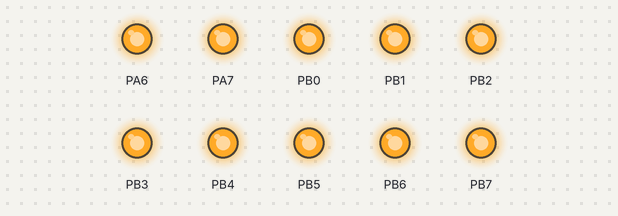
Simulated run of this program. Board: ATmega32, built with avr-gcc and emulated at 16 MHz. Shown: output pins drawn as LEDs (lit = HIGH).

Above: at 0.2 s.
At 11.0 s:
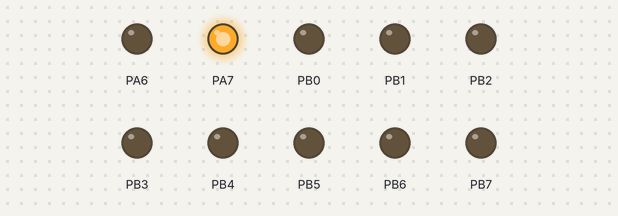
At 12.19 s:
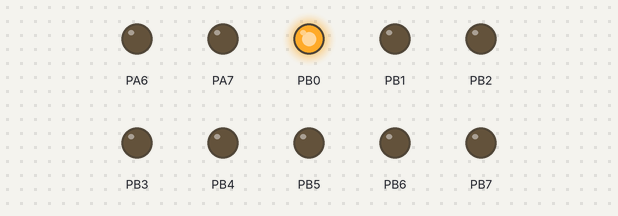
At 15.28 s:
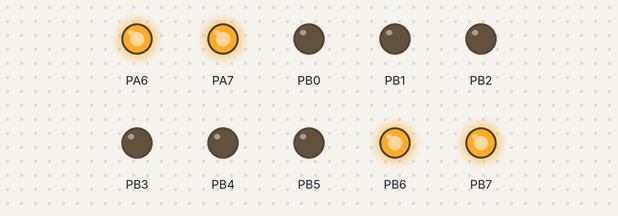
At 15.58 s:
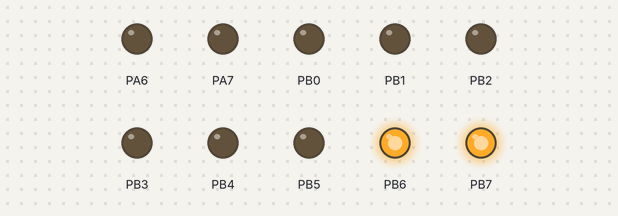
At 20.0 s:
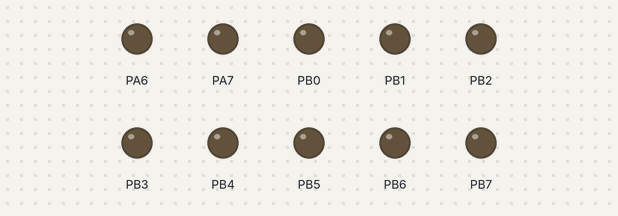
Timing chart, 0 to 21.2 s (numbered marks = the images above):
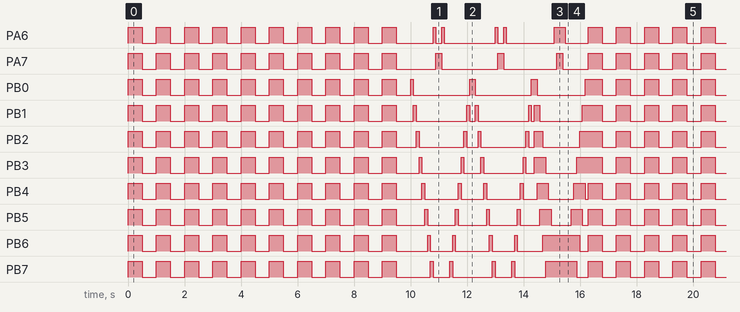

Measured:
- by itself, PA6, PA7, PB0–7: moves between LOW and HIGH, repeating every 16.3 s
- by itself, everything shown: repeats every 16.3 s, in 76 steps

The program:

main.c
```c
/*
 * led_interfacing.c
 *
 *
 * Author : kirolos Emad Awni
 */
#include "STD_TYPE.h"
#include "DIO_reg.h"
#include "DIO_interface.h"
#define F_CPU 16000000UL
#include <util/delay.h>


// Define the number of LEDs
#define NUM_LEDS 10

// Define ports and pins for the LEDs
#define LED_PORT DIO_PORTB
#define LED_PORT_A DIO_PORTA
#define LED_PORT_B DIO_PORTB
void flash_leds();
void shift_left();
void shift_right();
void ping_pong();
void snake_effect();

int main(void)
{
	// Set all LED pins to output
	DIO_voidSetPortDir(LED_PORT, 0xFF); // Set entire port to output
	DIO_voidSetPortDir(DIO_PORTA, 0b11000000);
	while (1)
	{
		flash_leds();
		shift_left();
		shift_right();
		ping_pong();
		snake_effect();
	}
}

void flash_leds()
{
	for (int i = 0; i < 10; i++) {
		DIO_voidSetPortVal(LED_PORT, 0xFF);
		DIO_voidSetPortVal(DIO_PORTA, 0b11000000); // Turn all LEDs on
		_delay_ms(500);
		DIO_voidSetPortVal(LED_PORT, 0x00);
		DIO_voidSetPortVal(DIO_PORTA, 0x00); // Turn all LEDs off
		_delay_ms(500);
	}
}

void shift_left()
{
	for (u8 i = 0; i < 8; i++) {
		DIO_voidSetPortVal(LED_PORT, (1 << i)); // Shift left
		_delay_ms(100);
	}
	DIO_voidSetPortVal(LED_PORT, 0b00000000);
	DIO_voidSetPortVal(DIO_PORTA, 0b01000000);
	_delay_ms(100);
	DIO_voidSetPortVal(DIO_PORTA, 0b10000000);
	_delay_ms(100);
	DIO_voidSetPortVal(DIO_PORTA, 0b00000000);
}

void shift_right()
{
	DIO_voidSetPortVal(DIO_PORTA, 0b10000000);
	_delay_ms(100);
	DIO_voidSetPortVal(DIO_PORTA, 0b01000000);
	_delay_ms(90);
	DIO_voidSetPortVal(DIO_PORTA, 0b00000000);
	for (int i = 0; i < 10; i++) {
		DIO_voidSetPortVal(LED_PORT, (1 << (NUM_LEDS - 1 - i))); // Shift right
		_delay_ms(100);
	}

	DIO_voidSetPortVal(LED_PORT,0b00000000);
}

void ping_pong()
{
	shift_left();
	shift_right();
}

void snake_effect()
{
	u16 snake = 0b1111; // 4-LED snake
	for (int i = 0; i <= NUM_LEDS - 4; i++) {
		DIO_voidSetPortVal(LED_PORT, (snake << i)); // Shift snake left
		_delay_ms(100);
	}
	 DIO_voidSetPinVal(DIO_PORTA,DIO_PIN6,HIGH);
	 _delay_ms(100);
	  DIO_voidSetPinVal(DIO_PORTA,DIO_PIN7,HIGH);
	  _delay_ms(200);
	  DIO_voidSetPinVal(DIO_PORTA,DIO_PIN7,LOW);
	  _delay_ms(100);
	  DIO_voidSetPinVal(DIO_PORTA,DIO_PIN6,LOW);
	  _delay_ms(100);
	for (int i = NUM_LEDS - 4; i >= 0; i--) {
		DIO_voidSetPortVal(LED_PORT, (snake << i)); // Shift snake right
		_delay_ms(100);
	}
}
```

STD_TYPE.h
```c
#ifndef STD_TYPE_H_
#define STD_TYPE_H_

/* only postive data  */

typedef unsigned char             u8  ;
typedef unsigned short int       u16  ;
typedef unsigned  int            u32  ;
typedef unsigned long long int   u64  ;
/* postive data & negative data */

typedef signed char            s8  ;
typedef signed short int       s16  ;
typedef signed long  int            s32  ;
typedef signed long long int   s64  ;

/* floating data type  */
typedef  float   f32  ;
typedef  double   f64  ;

/*boolan*/
typedef enum {False, True}BOOL ;


#endif 
```

BIT_MATH.h
```c
#ifndef BIT_MATH_H
#define BIT_MATH_H

#define SET_BIT(REG,BIT)    (REG|=1<<BIT)
#define CLR_BIT(REG,BIT)    (REG&=~(1<<BIT))
#define TOGGLE_BIT(REG,BIT) (REG^=1<<BIT)
#define GET_BIT(REG,BIT)    ((REG>>BIT) & 0x01)


#endif 
```

DIO_interface.h
```c
/*
 * DIO_interface.h
 *
 * Created: 23/02/2024 21:05:33
 *  Author: AMIT
 */


#ifndef DIO_INTERFACE_H_
#define DIO_INTERFACE_H_


/*pin dir */

#define  OUTPUT     1
#define  INPUT      0

/*pin VALUE */

#define  HIGH     1
#define  LOW      0

/* ports */

#define  DIO_PORTA   0
#define  DIO_PORTB   1
#define  DIO_PORTC   2
#define  DIO_PORTD   3
/*PINS */


#define DIO_PIN0      0
#define DIO_PIN1      1
#define DIO_PIN2      2
#define DIO_PIN3      3
#define DIO_PIN4      4
#define DIO_PIN5      5
#define DIO_PIN6      6
#define DIO_PIN7      7
/*****************************************************************************
* Function Name: DIO_void_SetPinDir
* Purpose      : set pin dir (OUTPUT , INPUT)
* Parameters   : u8 Copy_u8_port,u8 Copy_u8_pin,u8 Copy_u8_dir
* Return value : void
*****************************************************************************/
void DIO_voidSetPinDir(u8 copy_u8port, u8 copy_u8pin,u8 copy_u8dir) ;

void DIO_voidSetPinVal(u8 copy_u8port, u8 copy_u8pin,u8 copy_u8value) ;
//u8 DIO_void_Get_PinVal(u8 copy_u8port,u8 copy_u8pin) ;
void DIO_void_Get_PinVal(u8 copy_u8port,u8 copy_u8pin,u8*copyu8val) ;
void DIO_voidSetPortDir(u8 copy_u8port,u8 copy_u8dir) ;
void DIO_voidSetPortVal(u8 copy_u8port,u8 copy_u8val) ;


#endif /* DIO_INTERFACE_H_ */
```

DIO_prog.c
```c
/*
 * DIO_prog.c
 *
 * Created: 23/02/2024 21:06:30
 *  Author: AMIT
 */
#include "BIT_MATH.h"
#include "STD_TYPE.h"
#include "DIO_reg.h"
#include "DIO_interface.h"


void DIO_voidSetPinDir(u8 copy_u8port, u8 copy_u8pin,u8 copy_u8dir){

	if(copy_u8dir==OUTPUT){

		switch(copy_u8port){
			case DIO_PORTA:SET_BIT(DDRA_REG,copy_u8pin);break ;
			case DIO_PORTB:SET_BIT(DDRB_REG,copy_u8pin);break ;
			case DIO_PORTC:SET_BIT(DDRC_REG,copy_u8pin);break ;
			case DIO_PORTD:SET_BIT(DDRD_REG,copy_u8pin);break ;


		}

	}
	else if(copy_u8dir==INPUT){

		switch(copy_u8port){
			case DIO_PORTA:CLR_BIT(DDRA_REG,copy_u8pin);break ;
			case DIO_PORTB:CLR_BIT(DDRB_REG,copy_u8pin);break ;
			case DIO_PORTC:CLR_BIT(DDRC_REG,copy_u8pin);break ;
			case DIO_PORTD:CLR_BIT(DDRD_REG,copy_u8pin);break ;


		}

	}
	else{
		//do nothing
	}


}

void DIO_voidSetPinVal(u8 copy_u8port, u8 copy_u8pin,u8 copy_u8value){

	if(copy_u8value==HIGH){

		switch(copy_u8port){
			case DIO_PORTA:SET_BIT(PORTA_REG,copy_u8pin);break ;
			case DIO_PORTB:SET_BIT(PORTB_REG,copy_u8pin);break ;
			case DIO_PORTC:SET_BIT(PORTC_REG,copy_u8pin);break ;
			case DIO_PORTD:SET_BIT(PORTD_REG,copy_u8pin);break ;


		}

	}
	else if(copy_u8value==LOW){

		switch(copy_u8port){
			case DIO_PORTA:CLR_BIT(PORTA_REG,copy_u8pin);break ;
			case DIO_PORTB:CLR_BIT(PORTB_REG,copy_u8pin);break ;
			case DIO_PORTC:CLR_BIT(PORTC_REG,copy_u8pin);break ;
			case DIO_PORTD:CLR_BIT(PORTD_REG,copy_u8pin);break ;


		}

	}
	else{
		//do nothing
	}


}
/*
u8 DIO_void_Get_PinVal(u8 copy_u8port,u8 copy_u8pin){

	u8 copy_u8state=0 ;
		switch(copy_u8port){
			case DIO_PORTA:copy_u8state=GET_BIT(PINA_REG,copy_u8pin);break ;
			case DIO_PORTB:copy_u8state=GET_BIT(PINB_REG,copy_u8pin);break ;
			case DIO_PORTC:copy_u8state=GET_BIT(PINC_REG,copy_u8pin);break  ;
			case DIO_PORTD:copy_u8state=GET_BIT(PIND_REG,copy_u8pin);break   ;


		}

	return copy_u8state ;


}
*/

void DIO_void_Get_PinVal(u8 copy_u8port,u8 copy_u8pin,u8*copyu8val){

	switch(copy_u8port){
		case DIO_PORTA:*copyu8val=GET_BIT(PINA_REG,copy_u8pin);break ;
		case DIO_PORTB:*copyu8val=GET_BIT(PINB_REG,copy_u8pin);break ;
		case DIO_PORTC:*copyu8val=GET_BIT(PINC_REG,copy_u8pin);break ;
		case DIO_PORTD:*copyu8val=GET_BIT(PIND_REG,copy_u8pin);break ;
	}

}

void DIO_voidSetPortDir(u8 copy_u8port,u8 copy_u8dir){
	switch(copy_u8port){
		case DIO_PORTA:DDRA_REG=copy_u8dir;break ;
		case DIO_PORTB:DDRB_REG=copy_u8dir;break ;
		case DIO_PORTC:DDRC_REG=copy_u8dir;break ;
		case DIO_PORTD:DDRD_REG=copy_u8dir;break ;


	}

}
void DIO_voidSetPortVal(u8 copy_u8port,u8 copy_u8val){

	switch(copy_u8port){
		case DIO_PORTA:PORTA_REG=copy_u8val;break ;
		case DIO_PORTB:PORTB_REG=copy_u8val;break ;
		case DIO_PORTC:PORTC_REG=copy_u8val;break ;
		case DIO_PORTD:PORTD_REG=copy_u8val;break ;


	}


}
```

DIO_reg.h
```c
/*
 * DIO_reg.h
 *
 * Created: 23/02/2024 21:06:10
 *  Author: AMIT
 */


#ifndef DIO_REG_H_
#define DIO_REG_H_

            /* Group A */
#define PORTA_REG        *((volatile u8*)0x3B)
#define DDRA_REG         *((volatile u8*)0x3A)
#define PINA_REG         *((volatile u8*)0x39)


/* Group B */
#define PORTB_REG        *((volatile u8*)0x38)
#define DDRB_REG         *((volatile u8*)0x37)
#define PINB_REG         *((volatile u8*)0x36)


/* Group C*/
#define PORTC_REG        *((volatile u8*)0x35)
#define DDRC_REG         *((volatile u8*)0x34)
#define PINC_REG         *((volatile u8*)0x33)


/* Group D */
#define PORTD_REG        *((volatile u8*)0x32)
#define DDRD_REG         *((volatile u8*)0x31)
#define PIND_REG         *((volatile u8*)0x30)


#endif /* DIO_REG_H_ */
```
